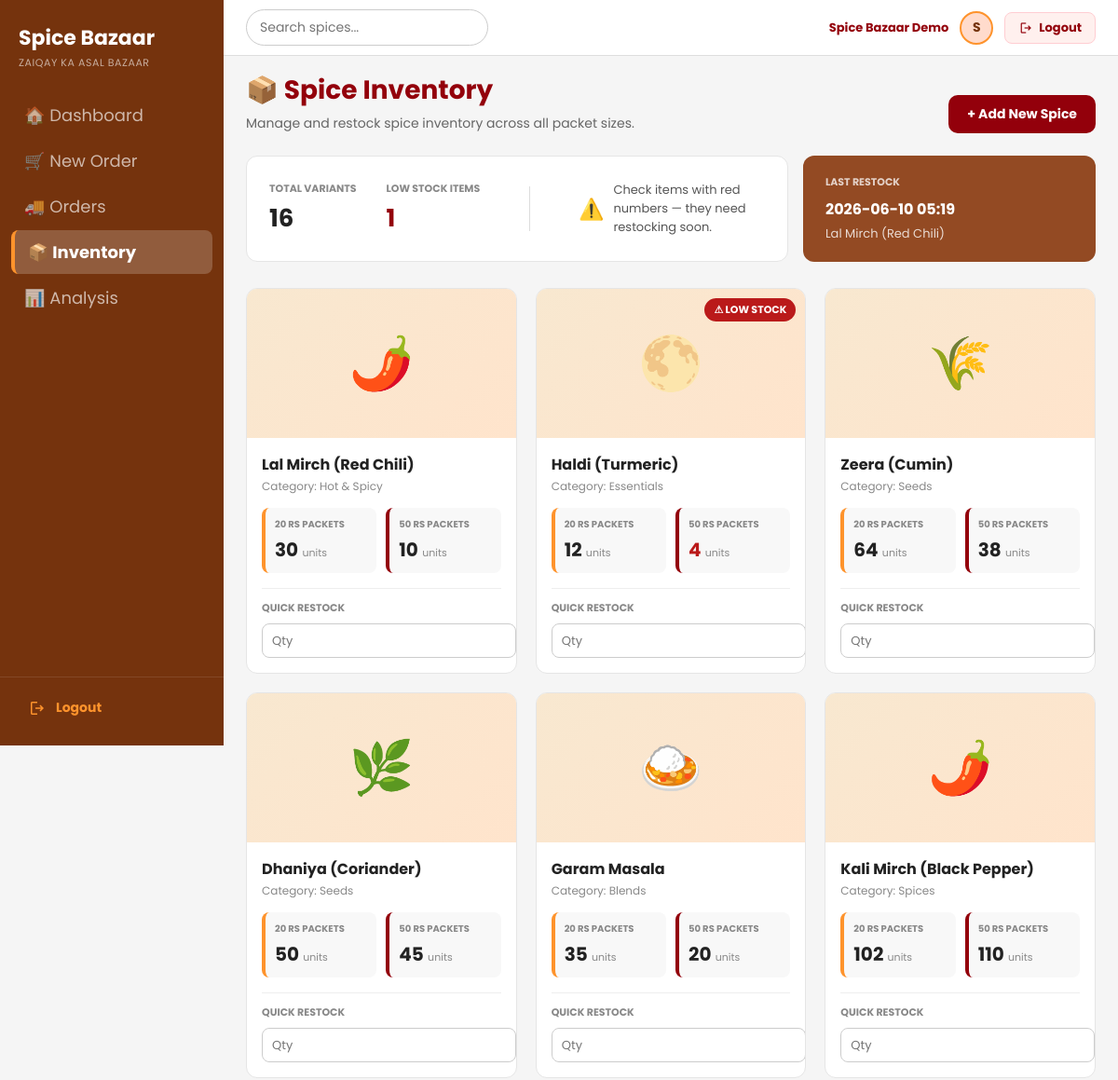
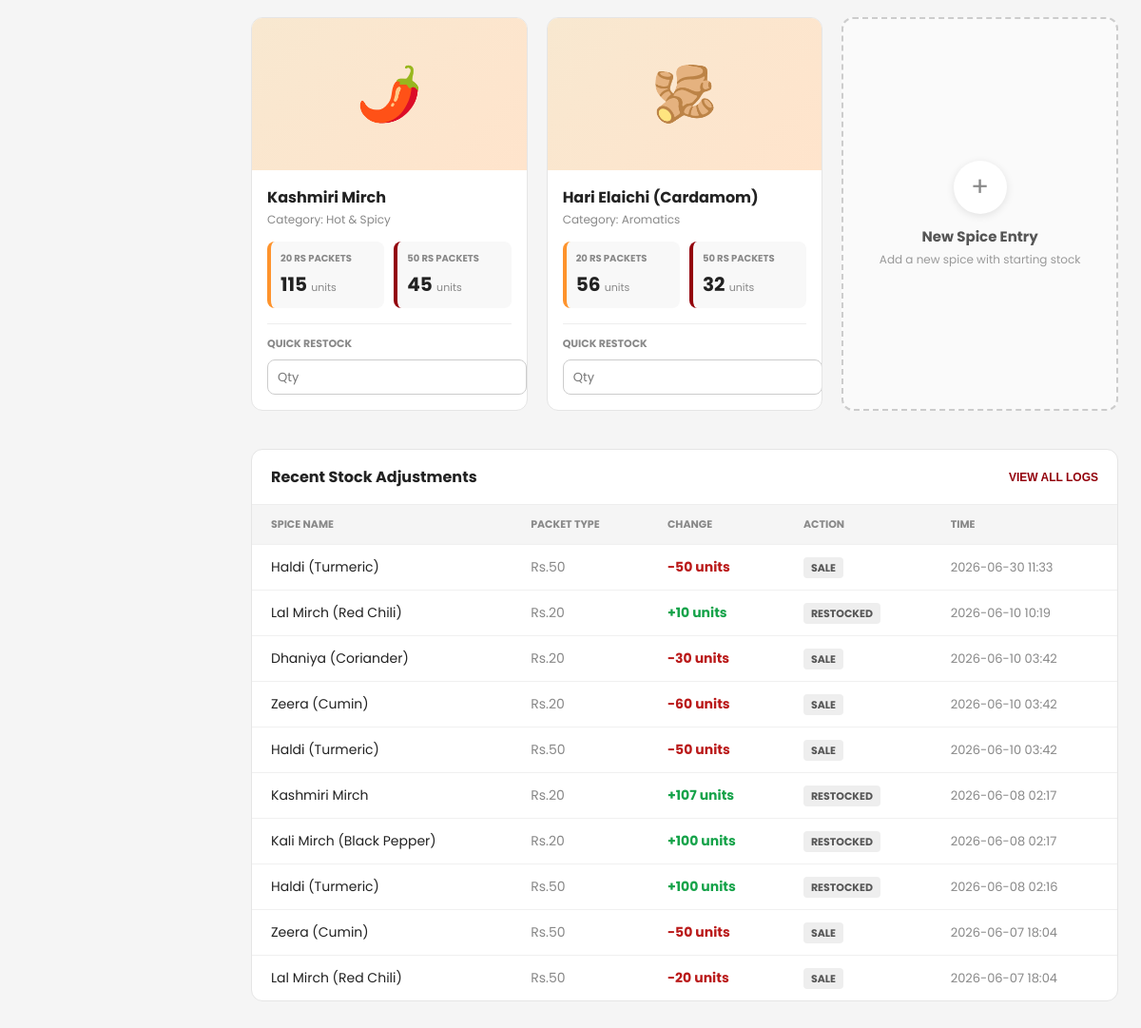
The page /inventory (signed in) on the database its author committed (2 pictures, top to bottom).
### tables this page shows
CREATE TABLE stock_log (
            id INTEGER PRIMARY KEY AUTOINCREMENT,
            user_id INTEGER NOT NULL,
            spice_id INTEGER,
            spice_name TEXT,
            packet_type TEXT,
            adjustment INTEGER,
            action TEXT,
            created_at TEXT DEFAULT CURRENT_TIMESTAMP,
            FOREIGN KEY(user_id) REFERENCES users(id),
            FOREIGN KEY(spice_id) REFERENCES spices(id)
        );

CREATE TABLE spices (
            id INTEGER PRIMARY KEY AUTOINCREMENT,
            user_id INTEGER NOT NULL,
            name TEXT NOT NULL,
            category TEXT,
            img_url TEXT,
            stock_20 INTEGER DEFAULT 0,
            stock_50 INTEGER DEFAULT 0,
            FOREIGN KEY(user_id) REFERENCES users(id)
        );

### app.py (the view)
@app.route("/inventory")
@login_required
def inventory():
    conn = get_db()
    user_id = current_user_id()
    spice_count = conn.execute("SELECT COUNT(*) FROM spices WHERE user_id=?", (user_id,)).fetchone()[0]
    if spice_count == 0:
        seed_spices_for_user(conn, user_id)
        conn.commit()
    spices = conn.execute(
        "SELECT * FROM spices WHERE user_id=? ORDER BY id", (user_id,)
    ).fetchall()
    raw_log = conn.execute(
        """SELECT spice_name, packet_type, adjustment, action, created_at
           FROM stock_log WHERE user_id=? ORDER BY id DESC LIMIT 10""",
        (user_id,)
    ).fetchall()
    stock_log = []
    for row in raw_log:
        entry = dict(row)
        try:
            dt = datetime.strptime(entry['created_at'][:19], '%Y-%m-%d %H:%M:%S')
            entry['created_at'] = (dt + timedelta(hours=5)).strftime('%Y-%m-%d %H:%M')
        except ValueError:
            pass  # Keep original if it can't be parsed
        stock_log.append(entry)
    last_restock = conn.execute(
        """SELECT spice_name, created_at FROM stock_log
           WHERE user_id=? AND action='Restocked' ORDER BY id DESC LIMIT 1""",
        (user_id,)
    ).fetchone()
    total_variants  = conn.execute("SELECT COUNT(*)*2 FROM spices WHERE user_id=?", (user_id,)).fetchone()[0]
    low_stock_count = conn.execute(
        "SELECT COUNT(*) FROM spices WHERE user_id=? AND (stock_20 < 10 OR stock_50 < 10)", (user_id,)
    ).fetchone()[0]
    conn.close()
    return render_template("inventory.html",
        spices=spices,
        stock_log=stock_log,
        last_restock=last_restock,
        total_variants=total_variants,
        low_stock_count=low_stock_count,
    )

### app.py (called while the page is built)
def get_db():
    conn = sqlite3.connect(DB_PATH)
    conn.row_factory = sqlite3.Row
    return conn

def login_required(route_function):
    @wraps(route_function)
    def wrapper(*args, **kwargs):
        if 'user_id' not in session:
            flash('Please login to access Spice Bazaar.', 'error')
            return redirect(url_for('login'))
        return route_function(*args, **kwargs)
    return wrapper

def current_user_id():
    return session['user_id']

### templates/inventory.html (shortened to what this page needs)
<!DOCTYPE html>
<html lang="en">
<head>
</head>
<body>
  <aside class="sidebar">
    <div class="sidebar-logo">
      <h1>Spice Bazaar</h1>
      <p>Zaiqay Ka Asal Bazaar</p>
    </div>
    <nav>
      <a href="{{ url_for('dashboard') }}" class="nav-link">
        🏠 Dashboard
      </a>
      <a href="{{ url_for('new_order') }}" class="nav-link">
        🛒 New Order
      </a>
      <a href="{{ url_for('orders') }}" class="nav-link">
        🚚 Orders
      </a>
      <a href="{{ url_for('inventory') }}" class="nav-link active">
        📦 Inventory
      </a>
      <a href="{{ url_for('analysis') }}" class="nav-link">
        📊 Analysis
      </a>
    </nav>
    <div class="sidebar-logout">
      <a href="{{ url_for('logout') }}">
        <span class="material-symbols-outlined" style="font-size:20px;">logout</span>
        Logout
      </a>
    </div>
  </aside>
  <header class="header">
    <input type="text" id="inv-search" placeholder="Search spices..." oninput="filterSpices()" />
    <div class="header-right">
      <span class="user-name">{{ session.get('full_name', 'Admin') }}</span>
      <div class="avatar">{{ session.get('full_name', 'A')[:1].upper() }}</div>
      <a href="{{ url_for('logout') }}" class="logout-btn">
        <span class="material-symbols-outlined" style="font-size:16px;">logout</span>
        Logout
      </a>
    </div>
  </header>
  <main class="main">
    <div class="page-title">
      <div>
        <h2>📦 Spice Inventory</h2>
        <p>Manage and restock spice inventory across all packet sizes.</p>
      </div>
      <div style="display:flex;gap:10px;align-items:center;">
        <button class="add-btn" onclick="document.getElementById('add-spice-modal').style.display='flex'">
          + Add New Spice
        </button>
      </div>
    </div>
    <div class="stats-bar">
      <div class="stats-card">
        <div class="stats-numbers">
          <div>
            <p>Total Variants</p>
            <p>{{ total_variants }}</p>
          </div>
          <div>
            <p>Low Stock Items</p>
            <p>{{ low_stock_count }}</p>
          </div>
        </div>
        <div class="warning-msg">
          <span style="font-size:22px;">⚠️</span>
          <p>Check items with red numbers — they need restocking soon.</p>
        </div>
      </div>
      <div class="restock-card">
        <p class="label">Last Restock</p>
        <h3>{% if last_restock %}{{ last_restock.created_at[:16] }}{% else %}No restocks yet{% endif %}</h3>
        <p class="sub">{% if last_restock %}{{ last_restock.spice_name }}{% endif %}</p>
      </div>
    </div>
    <div class="cards-grid">
      {% for s in spices %}
      <div class="spice-card" data-name="{{ s.name|lower }}" data-cat="{{ (s.category or '')|lower }}">
        <div class="card-img-wrapper">
          <div class="img-placeholder" style="{% if s.img_url and s.img_url|trim %}display:none;{% endif %}">
            {% if 'mirch' in s.name.lower() or 'chili' in s.name.lower() %}
              <div style="font-size:56px;line-height:1;">🌶️</div>
            {% elif 'haldi' in s.name.lower() or 'turmeric' in s.name.lower() %}
              <div style="font-size:56px;line-height:1;">🌕</div>
            {% elif 'zeera' in s.name.lower() or 'cumin' in s.name.lower() %}
              <div style="font-size:56px;line-height:1;">🌾</div>
            {% elif 'dhaniya' in s.name.lower() %}
              <div style="font-size:56px;line-height:1;">🌿</div>
            {% elif 'elaichi' in s.name.lower() or 'cardamom' in s.name.lower() %}
              <div style="font-size:56px;line-height:1;">🫚</div>
            {% elif 'kali' in s.name.lower() or 'pepper' in s.name.lower() %}
              <div style="font-size:56px;line-height:1;">🖤</div>
            {% elif 'garam' in s.name.lower() %}
              <div style="font-size:56px;line-height:1;">🍛</div>
            {% else %}
              <div style="font-size:56px;line-height:1;">🌶️</div>
            {% endif %}
          </div>
          {% if s.stock_20 < 10 or s.stock_50 < 10 %}
            <span class="low-stock-badge">⚠ LOW STOCK</span>
          {% endif %}
        </div>
        <div class="card-body">
          <p class="card-name">{{ s.name }}</p>
          <p class="card-category">Category: {{ s.category or 'General' }}</p>
          <div class="packet-row">
            <div class="packet-box orange">
              <p class="p-label">20 Rs Packets</p>
              <p class="p-count {{ 'low' if s.stock_20 < 10 else '' }}">
                {{ s.stock_20 }} <span class="p-unit">units</span>
              </p>
            </div>
            <div class="packet-box red">
              <p class="p-label">50 Rs Packets</p>
              <p class="p-count {{ 'low' if s.stock_50 < 10 else '' }}">
                {{ s.stock_50 }} <span class="p-unit">units</span>
              </p>
            </div>
          </div>
          <div class="restock-section">
            <p class="restock-label">Quick Restock</p>
            <form method="POST" action="/inventory/restock">
              <div class="restock-inputs">
                <input type="number" name="qty" placeholder="Qty" min="1" />
              </div>
            </form>
          </div>
        </div>
      </div>
      {% endfor %}
      <div class="add-card" onclick="document.getElementById('add-spice-modal').style.display='flex'">
        <div class="plus-circle">+</div>
        <h3>New Spice Entry</h3>
        <p>Add a new spice with starting stock</p>
      </div>
    </div>
    <div class="activity-table-wrapper">
      <div class="table-header">
        <h3>Recent Stock Adjustments</h3>
        <button>View All Logs</button>
      </div>
      <table>
        <thead>
          <tr>
            <th>Spice Name</th>
            <th>Packet Type</th>
            <th>Change</th>
            <th>Action</th>
            <th>Time</th>
          </tr>
        </thead>
        <tbody>
          {% for log in stock_log %}
          <tr>
            <td>{{ log.spice_name }}</td>
            <td style="color:#888;">{{ log.packet_type }}</td>
            <td class="{{ 'adj-plus' if log.adjustment > 0 else 'adj-minus' }}">
              {{ '+' if log.adjustment > 0 else '' }}{{ log.adjustment }} units
            </td>
            <td><span class="status-badge">{{ log.action.upper() }}</span></td>
            <td class="time-text">{{ log.created_at[:16] }}</td>
          </tr>
          {% else %}
          <tr>
            <td colspan="5" style="text-align:center;color:#999;padding:20px;">
              No stock activity yet.
            </td>
          </tr>
          {% endfor %}
        </tbody>
      </table>
    </div>
  </main>
</body>
</html>

### rows shown on the page
stock_log: created_at "2026-06-10 05:19", spice_name "Lal Mirch (Red Chili)", packet_type "Rs.20", adjustment "+", adjustment "10", action "RESTOCKED", created_at "2026-06-10 10:19"
spices: name "Lal Mirch (Red Chili)", category "Hot & Spicy", stock_20 "30", stock_50 "10"
spices: shows "⚠ LOW STOCK", name "Haldi (Turmeric)", category "Essentials", stock_20 "12", stock_50 "4"
spices: name "Zeera (Cumin)", category "Seeds", stock_20 "64", stock_50 "38"
spices: name "Dhaniya (Coriander)", category "Seeds", stock_20 "50", stock_50 "45"
spices: name "Garam Masala", category "Blends", stock_20 "35", stock_50 "20"
spices: name "Kali Mirch (Black Pepper)", category "Spices", stock_20 "102", stock_50 "110"
spices: name "Kashmiri Mirch", category "Hot & Spicy", stock_20 "115", stock_50 "45"
spices: name "Hari Elaichi (Cardamom)", category "Aromatics", stock_20 "56", stock_50 "32"
stock_log: spice_name "Haldi (Turmeric)", packet_type "Rs.50", adjustment "-50", action "SALE", created_at "2026-06-30 11:33"
stock_log: spice_name "Dhaniya (Coriander)", packet_type "Rs.20", adjustment "-30", action "SALE", created_at "2026-06-10 03:42"
stock_log: spice_name "Zeera (Cumin)", packet_type "Rs.20", adjustment "-60", action "SALE", created_at "2026-06-10 03:42"
stock_log: spice_name "Haldi (Turmeric)", packet_type "Rs.50", adjustment "-50", action "SALE", created_at "2026-06-10 03:42"
stock_log: spice_name "Kashmiri Mirch", packet_type "Rs.20", adjustment "+", adjustment "107", action "RESTOCKED", created_at "2026-06-08 02:17"
stock_log: spice_name "Kali Mirch (Black Pepper)", packet_type "Rs.20", adjustment "+", adjustment "100", action "RESTOCKED", created_at "2026-06-08 02:17"
stock_log: spice_name "Haldi (Turmeric)", packet_type "Rs.50", adjustment "+", adjustment "100", action "RESTOCKED", created_at "2026-06-08 02:16"
stock_log: spice_name "Zeera (Cumin)", packet_type "Rs.50", adjustment "-50", action "SALE", created_at "2026-06-07 18:04"
stock_log: spice_name "Lal Mirch (Red Chili)", packet_type "Rs.50", adjustment "-20", action "SALE", created_at "2026-06-07 18:04"

### other values the page prints
{{ session.get('full_name', 'Admin') }} "Spice Bazaar Demo"
{{ session.get('full_name', 'A')[:1].upper() }} "S"
{{ total_variants }} "16"
{{ low_stock_count }} "1"
